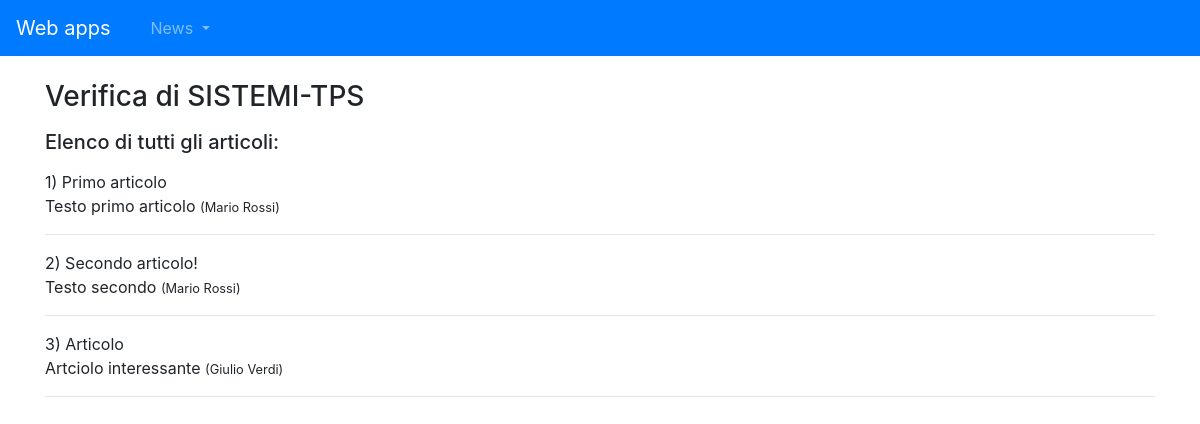
The app's page /news/lista-articoli, older data.
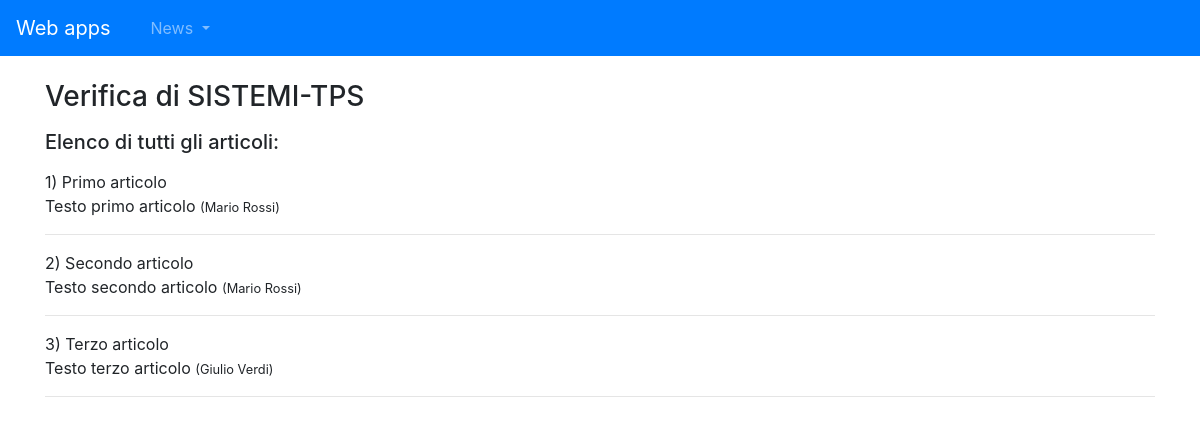
The same page, newer data.
### news/models.py (models this page shows, shortened)
class Articolo(models.Model):
    titolo = models.CharField(max_length=100) # alcuni campi necessitano di parametri obbligatori!
    contenuto = models.TextField()
    giornalista = models.ForeignKey(Giornalista, on_delete=models.CASCADE, related_name="articoli")
    class Meta:
        verbose_name = "Articolo"
        verbose_name_plural = "Articoli"

class Giornalista(models.Model):
    nome = models.CharField(max_length=20)
    cognome = models.CharField(max_length=20)
    def __str__(self):
        return self.nome + " " + self.cognome
    class Meta:
        verbose_name = "Giornalista"
        verbose_name_plural = "Giornalisti"

### news/views.py (the view)
# urls.py: path('lista-articoli', listaArticoliView.as_view(), name='lista_articoli'),
class listaArticoliView(ListView):
    model = Articolo
    template_name = 'news/articoli.html'
    def get_context_data(self, **kwargs):
        context = super().get_context_data(**kwargs)
        context["articoli"] = Articolo.objects.all()
        return context

### templates/news/articoli.html (shortened to what this page needs)
{% extends 'base.html' %}
{% block contenuti %}
    {% if giornalista %}
    <h5  class="my-3" >Elenco degli articoli di {{ giornalista.nome }} {{ giornalista.cognome }}:</a></h5>
    {% else %}
    <h5  class="my-3" >Elenco di tutti gli articoli:</a></h5>
    {% endif %}
    {% for articolo in articoli %}
        <p>{{ forloop.counter }})  {{ articolo.titolo }}<br>
            {{ articolo.contenuto }}
            <small>({{ articolo.giornalista }})</small>
        </p>
        <hr>
    {% endfor %}
</div>
{% endblock contenuti %}

### templates/base.html (shortened to what this page needs)
{%load static%}
<!DOCTYPE html>
<html lang="it">
  <head>
<link rel="stylesheet" href="https://maxcdn.bootstrapcdn.com/bootstrap/4.0.0/css/bootstrap.min.css">
  </head>
  <body>
    <nav class="navbar navbar-expand-lg navbar-dark bg-primary">
      <a class="navbar-brand" href="/">Web apps</a>
      <div class="collapse navbar-collapse" id="navbarSupportedContent">
        <ul class="navbar-nav mr-auto">
          <li class="nav-item active">
            <a class="nav-link" href="/"> <span class="sr-only">(current)</span></a>
          </li>
          <li class="nav-item dropdown">
            <a class="nav-link dropdown-toggle" href="#" id="navbarDropdown" role="button" data-toggle="dropdown" aria-haspopup="true" aria-expanded="false">
              News
            </a>
          </li>
        </ul>
      </div>
    </nav>
    <div class="container my-4">
      <h3>Verifica di SISTEMI-TPS</h3>
     {%block contenuti%}
     {%endblock contenuti%}
    </body>
</html>

Row changes from the older to the newer data that the page shows:
changed Articolo: titolo "Secondo articolo!" → "Secondo articolo"; contenuto "Testo secondo" → "Testo secondo articolo"
changed Articolo "Giulio Verdi": titolo "Articolo" → "Terzo articolo"; contenuto "Artciolo interessante" → "Testo terzo articolo"
